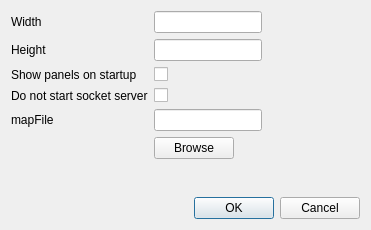
<?xml version="1.0" encoding="UTF-8"?>
<ui version="4.0">
 <class>Dialog</class>
 <widget class="QDialog" name="Dialog">
  <property name="geometry">
   <rect>
    <x>0</x>
    <y>0</y>
    <width>371</width>
    <height>230</height>
   </rect>
  </property>
  <property name="windowTitle">
   <string>Dialog</string>
  </property>
  <layout class="QVBoxLayout" name="verticalLayout">
   <item>
    <layout class="QFormLayout" name="formLayout">
     <property name="fieldGrowthPolicy">
      <enum>QFormLayout::FieldsStayAtSizeHint</enum>
     </property>
     <item row="0" column="0">
      <widget class="QLabel" name="widthLabel">
       <property name="text">
        <string>Width</string>
       </property>
      </widget>
     </item>
     <item row="0" column="1">
      <widget class="QLineEdit" name="widthInput"/>
     </item>
     <item row="1" column="0">
      <widget class="QLabel" name="heightLabel">
       <property name="text">
        <string>Height</string>
       </property>
      </widget>
     </item>
     <item row="1" column="1">
      <widget class="QLineEdit" name="heightInput"/>
     </item>
     <item row="2" column="0">
      <widget class="QLabel" name="panelsLabel">
       <property name="text">
        <string>Show panels on startup</string>
       </property>
      </widget>
     </item>
     <item row="2" column="1">
      <widget class="QCheckBox" name="panelsInput"/>
     </item>
     <item row="3" column="0">
      <widget class="QLabel" name="serverLabel">
       <property name="text">
        <string>Do not start socket server</string>
       </property>
      </widget>
     </item>
     <item row="3" column="1">
      <widget class="QCheckBox" name="serverInput"/>
     </item>
     <item row="4" column="0">
      <widget class="QLabel" name="mapFileLabel">
       <property name="text">
        <string>mapFile</string>
       </property>
      </widget>
     </item>
     <item row="4" column="1">
      <widget class="QLineEdit" name="mapFileInput">
       <property name="readOnly">
        <bool>true</bool>
       </property>
      </widget>
     </item>
     <item row="5" column="1">
      <widget class="QPushButton" name="pushButton">
       <property name="text">
        <string>Browse</string>
       </property>
      </widget>
     </item>
    </layout>
   </item>
   <item>
    <widget class="QDialogButtonBox" name="buttonBox">
     <property name="orientation">
      <enum>Qt::Horizontal</enum>
     </property>
     <property name="standardButtons">
      <set>QDialogButtonBox::Cancel|QDialogButtonBox::Ok</set>
     </property>
    </widget>
   </item>
  </layout>
 </widget>
 <resources/>
 <connections>
  <connection>
   <sender>buttonBox</sender>
   <signal>accepted()</signal>
   <receiver>Dialog</receiver>
   <slot>accept()</slot>
   <hints>
    <hint type="sourcelabel">
     <x>224</x>
     <y>356</y>
    </hint>
    <hint type="destinationlabel">
     <x>157</x>
     <y>274</y>
    </hint>
   </hints>
  </connection>
  <connection>
   <sender>buttonBox</sender>
   <signal>rejected()</signal>
   <receiver>Dialog</receiver>
   <slot>reject()</slot>
   <hints>
    <hint type="sourcelabel">
     <x>292</x>
     <y>362</y>
    </hint>
    <hint type="destinationlabel">
     <x>286</x>
     <y>274</y>
    </hint>
   </hints>
  </connection>
 </connections>
</ui>
